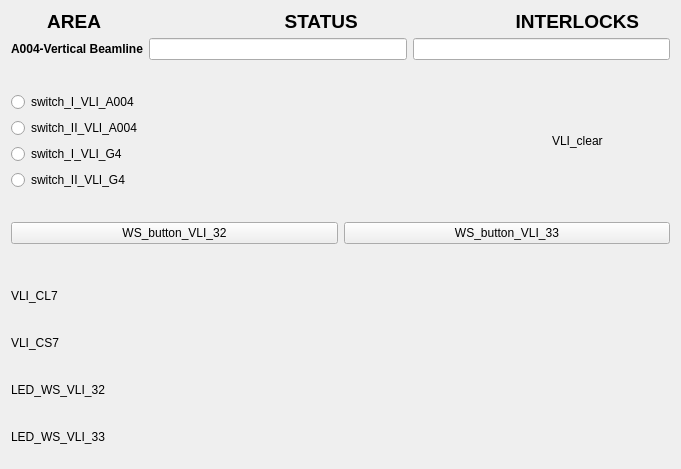
<?xml version="1.0" encoding="UTF-8"?>
<ui version="4.0">
 <class>Form</class>
 <widget class="QWidget" name="Form">
  <property name="geometry">
   <rect>
    <x>0</x>
    <y>0</y>
    <width>681</width>
    <height>469</height>
   </rect>
  </property>
  <property name="windowTitle">
   <string>Form</string>
  </property>
  <layout class="QVBoxLayout" name="verticalLayout_3">
   <item>
    <layout class="QVBoxLayout" name="verticalLayout">
     <item>
      <widget class="QLabel" name="label_4">
       <property name="maximumSize">
        <size>
         <width>16777215</width>
         <height>21</height>
        </size>
       </property>
       <property name="font">
        <font>
         <pointsize>14</pointsize>
         <weight>75</weight>
         <bold>true</bold>
        </font>
       </property>
       <property name="text">
        <string>       AREA                                   STATUS                              INTERLOCKS </string>
       </property>
      </widget>
     </item>
     <item>
      <layout class="QFormLayout" name="formLayout_2">
       <property name="fieldGrowthPolicy">
        <enum>QFormLayout::AllNonFixedFieldsGrow</enum>
       </property>
       <item row="0" column="0">
        <widget class="QLabel" name="label_2">
         <property name="font">
          <font>
           <weight>75</weight>
           <bold>true</bold>
          </font>
         </property>
         <property name="text">
          <string>A004-Vertical Beamline</string>
         </property>
        </widget>
       </item>
       <item row="0" column="1">
        <layout class="QHBoxLayout" name="horizontalLayout">
         <item>
          <widget class="QELineEdit" name="qelineedit_2">
           <property name="alignment">
            <set>Qt::AlignCenter</set>
           </property>
           <property name="variable" stdset="0">
            <string>VCS:VLI-CLR-STATS</string>
           </property>
           <property name="format" stdset="0">
            <enum>QELineEdit::Default</enum>
           </property>
          </widget>
         </item>
         <item>
          <widget class="QELineEdit" name="qelineedit">
           <property name="alignment">
            <set>Qt::AlignCenter</set>
           </property>
           <property name="variable" stdset="0">
            <string>VCS:VLI-INTLCK-STATS</string>
           </property>
          </widget>
         </item>
        </layout>
       </item>
      </layout>
     </item>
    </layout>
   </item>
   <item>
    <spacer name="verticalSpacer_2">
     <property name="orientation">
      <enum>Qt::Vertical</enum>
     </property>
     <property name="sizeHint" stdset="0">
      <size>
       <width>20</width>
       <height>40</height>
      </size>
     </property>
    </spacer>
   </item>
   <item>
    <layout class="QHBoxLayout" name="horizontalLayout_9">
     <item>
      <layout class="QVBoxLayout" name="verticalLayout_2">
       <item>
        <widget class="QERadioButton" name="qeradiobutton_3">
         <property name="text">
          <string>switch_I_VLI_A004</string>
         </property>
         <property name="autoExclusive">
          <bool>false</bool>
         </property>
         <property name="variable" stdset="0">
          <string>VCS:SW-I-VLI-A004</string>
         </property>
         <property name="format" stdset="0">
          <enum>QERadioButton::LocalEnumeration</enum>
         </property>
         <property name="pressText">
          <string>0</string>
         </property>
         <property name="releaseText">
          <string>1</string>
         </property>
        </widget>
       </item>
       <item>
        <widget class="QERadioButton" name="qeradiobutton_5">
         <property name="text">
          <string>switch_II_VLI_A004</string>
         </property>
         <property name="autoExclusive">
          <bool>false</bool>
         </property>
         <property name="variable" stdset="0">
          <string>VCS:SW-II-VLI-A004</string>
         </property>
         <property name="format" stdset="0">
          <enum>QERadioButton::LocalEnumeration</enum>
         </property>
         <property name="pressText">
          <string>0</string>
         </property>
         <property name="releaseText">
          <string>1</string>
         </property>
        </widget>
       </item>
       <item>
        <widget class="QERadioButton" name="qeradiobutton_4">
         <property name="text">
          <string>switch_I_VLI_G4</string>
         </property>
         <property name="variable" stdset="0">
          <string>VCS:SW-I-VLI-G4</string>
         </property>
         <property name="format" stdset="0">
          <enum>QERadioButton::LocalEnumeration</enum>
         </property>
         <property name="pressText">
          <string>1</string>
         </property>
         <property name="releaseText">
          <string>0</string>
         </property>
        </widget>
       </item>
       <item>
        <widget class="QERadioButton" name="qeradiobutton_2">
         <property name="text">
          <string>switch_II_VLI_G4</string>
         </property>
         <property name="autoExclusive">
          <bool>false</bool>
         </property>
         <property name="variable" stdset="0">
          <string>VCS:SW-II-VLI-G4</string>
         </property>
         <property name="format" stdset="0">
          <enum>QERadioButton::Integer</enum>
         </property>
        </widget>
       </item>
      </layout>
     </item>
     <item>
      <spacer name="horizontalSpacer">
       <property name="orientation">
        <enum>Qt::Horizontal</enum>
       </property>
       <property name="sizeHint" stdset="0">
        <size>
         <width>40</width>
         <height>20</height>
        </size>
       </property>
      </spacer>
     </item>
     <item>
      <layout class="QHBoxLayout" name="horizontalLayout_8">
       <item>
        <widget class="QLabel" name="label_9">
         <property name="maximumSize">
          <size>
           <width>16777215</width>
           <height>20</height>
          </size>
         </property>
         <property name="text">
          <string>VLI_clear</string>
         </property>
        </widget>
       </item>
       <item>
        <widget class="QEBitStatus" name="qebitstatus_3">
         <property name="minimumSize">
          <size>
           <width>61</width>
           <height>41</height>
          </size>
         </property>
         <property name="maximumSize">
          <size>
           <width>61</width>
           <height>41</height>
          </size>
         </property>
         <property name="numberOfBits">
          <number>1</number>
         </property>
         <property name="shape">
          <enum>QBitStatus::Circle</enum>
         </property>
         <property name="offColour">
          <color>
           <red>0</red>
           <green>77</green>
           <blue>0</blue>
          </color>
         </property>
         <property name="variable" stdset="0">
          <string>VCS:VLI-SNC-CLR</string>
         </property>
        </widget>
       </item>
      </layout>
     </item>
    </layout>
   </item>
   <item>
    <spacer name="verticalSpacer_3">
     <property name="orientation">
      <enum>Qt::Vertical</enum>
     </property>
     <property name="sizeHint" stdset="0">
      <size>
       <width>20</width>
       <height>40</height>
      </size>
     </property>
    </spacer>
   </item>
   <item>
    <layout class="QHBoxLayout" name="horizontalLayout_10">
     <item>
      <widget class="QEPushButton" name="qepushbutton">
       <property name="text">
        <string>WS_button_VLI_32</string>
       </property>
       <property name="variable" stdset="0">
        <string>VCS:WS-BUT-VLI-32</string>
       </property>
       <property name="writeOnPress">
        <bool>true</bool>
       </property>
       <property name="writeOnRelease">
        <bool>true</bool>
       </property>
       <property name="writeOnClick">
        <bool>false</bool>
       </property>
       <property name="pressText">
        <string>0</string>
       </property>
       <property name="releaseText">
        <string>1</string>
       </property>
      </widget>
     </item>
     <item>
      <widget class="QEPushButton" name="qepushbutton_2">
       <property name="text">
        <string>WS_button_VLI_33</string>
       </property>
       <property name="variable" stdset="0">
        <string>VCS:WS-BUT-VLI-33</string>
       </property>
       <property name="writeOnPress">
        <bool>true</bool>
       </property>
       <property name="writeOnRelease">
        <bool>true</bool>
       </property>
       <property name="writeOnClick">
        <bool>false</bool>
       </property>
       <property name="pressText">
        <string>0</string>
       </property>
       <property name="releaseText">
        <string>1</string>
       </property>
      </widget>
     </item>
    </layout>
   </item>
   <item>
    <spacer name="verticalSpacer">
     <property name="orientation">
      <enum>Qt::Vertical</enum>
     </property>
     <property name="sizeHint" stdset="0">
      <size>
       <width>20</width>
       <height>40</height>
      </size>
     </property>
    </spacer>
   </item>
   <item>
    <layout class="QHBoxLayout" name="horizontalLayout_4">
     <item>
      <widget class="QLabel" name="label_5">
       <property name="maximumSize">
        <size>
         <width>16777215</width>
         <height>20</height>
        </size>
       </property>
       <property name="text">
        <string>VLI_CL7</string>
       </property>
      </widget>
     </item>
     <item>
      <widget class="QEBitStatus" name="qebitstatus">
       <property name="minimumSize">
        <size>
         <width>61</width>
         <height>41</height>
        </size>
       </property>
       <property name="maximumSize">
        <size>
         <width>61</width>
         <height>41</height>
        </size>
       </property>
       <property name="numberOfBits">
        <number>1</number>
       </property>
       <property name="shape">
        <enum>QBitStatus::Circle</enum>
       </property>
       <property name="offColour">
        <color>
         <red>0</red>
         <green>66</green>
         <blue>0</blue>
        </color>
       </property>
       <property name="variable" stdset="0">
        <string>VCS:CL7-VLI</string>
       </property>
       <property name="displayAlarmStateOption" stdset="0">
        <enum>QEBitStatus::Never</enum>
       </property>
      </widget>
     </item>
    </layout>
   </item>
   <item>
    <layout class="QHBoxLayout" name="horizontalLayout_5">
     <item>
      <widget class="QLabel" name="label_6">
       <property name="maximumSize">
        <size>
         <width>16777215</width>
         <height>20</height>
        </size>
       </property>
       <property name="text">
        <string>VLI_CS7</string>
       </property>
      </widget>
     </item>
     <item>
      <widget class="QEBitStatus" name="qebitstatus_2">
       <property name="minimumSize">
        <size>
         <width>61</width>
         <height>41</height>
        </size>
       </property>
       <property name="maximumSize">
        <size>
         <width>61</width>
         <height>41</height>
        </size>
       </property>
       <property name="numberOfBits">
        <number>1</number>
       </property>
       <property name="shape">
        <enum>QBitStatus::Circle</enum>
       </property>
       <property name="offColour">
        <color>
         <red>0</red>
         <green>71</green>
         <blue>0</blue>
        </color>
       </property>
       <property name="variable" stdset="0">
        <string>VCS:CS7-VLI</string>
       </property>
      </widget>
     </item>
    </layout>
   </item>
   <item>
    <layout class="QHBoxLayout" name="horizontalLayout_6">
     <item>
      <widget class="QLabel" name="label_7">
       <property name="maximumSize">
        <size>
         <width>16777215</width>
         <height>20</height>
        </size>
       </property>
       <property name="text">
        <string>LED_WS_VLI_32</string>
       </property>
      </widget>
     </item>
     <item>
      <widget class="QEBitStatus" name="qebitstatus_4">
       <property name="minimumSize">
        <size>
         <width>61</width>
         <height>41</height>
        </size>
       </property>
       <property name="maximumSize">
        <size>
         <width>61</width>
         <height>41</height>
        </size>
       </property>
       <property name="numberOfBits">
        <number>1</number>
       </property>
       <property name="shape">
        <enum>QBitStatus::Circle</enum>
       </property>
       <property name="offColour">
        <color>
         <red>0</red>
         <green>70</green>
         <blue>0</blue>
        </color>
       </property>
       <property name="variable" stdset="0">
        <string>VCS:LED-WS-VLI-32</string>
       </property>
       <property name="variableSubstitutions" stdset="0">
        <string/>
       </property>
      </widget>
     </item>
    </layout>
   </item>
   <item>
    <layout class="QHBoxLayout" name="horizontalLayout_7">
     <item>
      <widget class="QLabel" name="label_8">
       <property name="maximumSize">
        <size>
         <width>16777215</width>
         <height>20</height>
        </size>
       </property>
       <property name="text">
        <string>LED_WS_VLI_33</string>
       </property>
      </widget>
     </item>
     <item>
      <widget class="QEBitStatus" name="qebitstatus_5">
       <property name="minimumSize">
        <size>
         <width>61</width>
         <height>41</height>
        </size>
       </property>
       <property name="maximumSize">
        <size>
         <width>61</width>
         <height>41</height>
        </size>
       </property>
       <property name="numberOfBits">
        <number>1</number>
       </property>
       <property name="shape">
        <enum>QBitStatus::Circle</enum>
       </property>
       <property name="offColour">
        <color>
         <red>0</red>
         <green>76</green>
         <blue>0</blue>
        </color>
       </property>
       <property name="variable" stdset="0">
        <string>VCS:LED-WS-VLI-33</string>
       </property>
      </widget>
     </item>
    </layout>
   </item>
  </layout>
 </widget>
 <customwidgets>
  <customwidget>
   <class>QEBitStatus</class>
   <extends>QBitStatus</extends>
   <header>QEBitStatus.h</header>
  </customwidget>
  <customwidget>
   <class>QELineEdit</class>
   <extends>QLineEdit</extends>
   <header>QELineEdit.h</header>
  </customwidget>
  <customwidget>
   <class>QEPushButton</class>
   <extends>QPushButton</extends>
   <header>QEPushButton.h</header>
  </customwidget>
  <customwidget>
   <class>QERadioButton</class>
   <extends>QRadioButton</extends>
   <header>QERadioButton.h</header>
  </customwidget>
  <customwidget>
   <class>QBitStatus</class>
   <extends>QWidget</extends>
   <header>QBitStatus.h</header>
  </customwidget>
 </customwidgets>
 <resources/>
 <connections/>
</ui>
